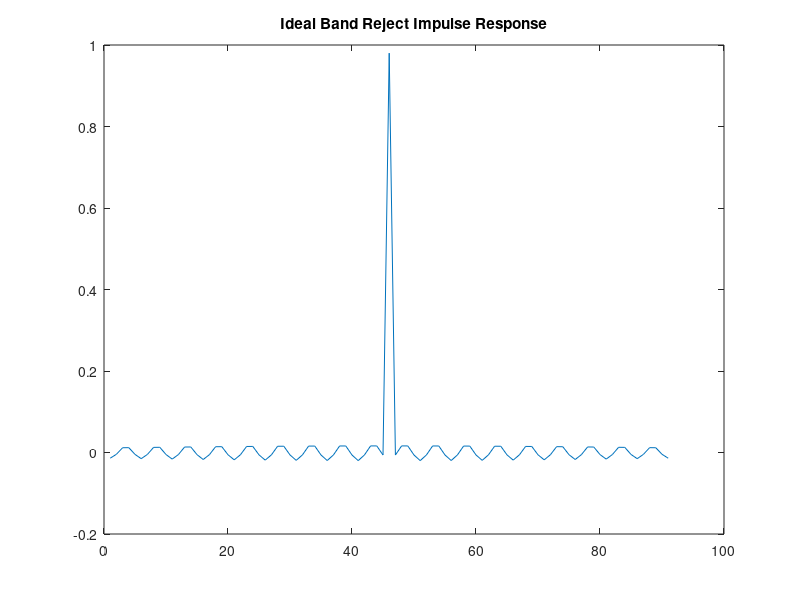

The MATLAB source for this figure:
wc1 = 0.39*pi;
wc2 = 0.41*pi;

M = 91;
shift = (M-1)/2;

for n = 0:1:M-1
    if n ~= shift
        hds(n+1) = ...
            sin(wc1*(n-shift))/(pi*(n-shift)) ...
            - sin(wc2*(n-shift))/(pi*(n-shift));
    end
endfor

hds(shift+1) = ...
    1 - (wc2-wc1)/pi;

figure(3);
plot(hds);
title("Ideal Band Reject Impulse Response");
